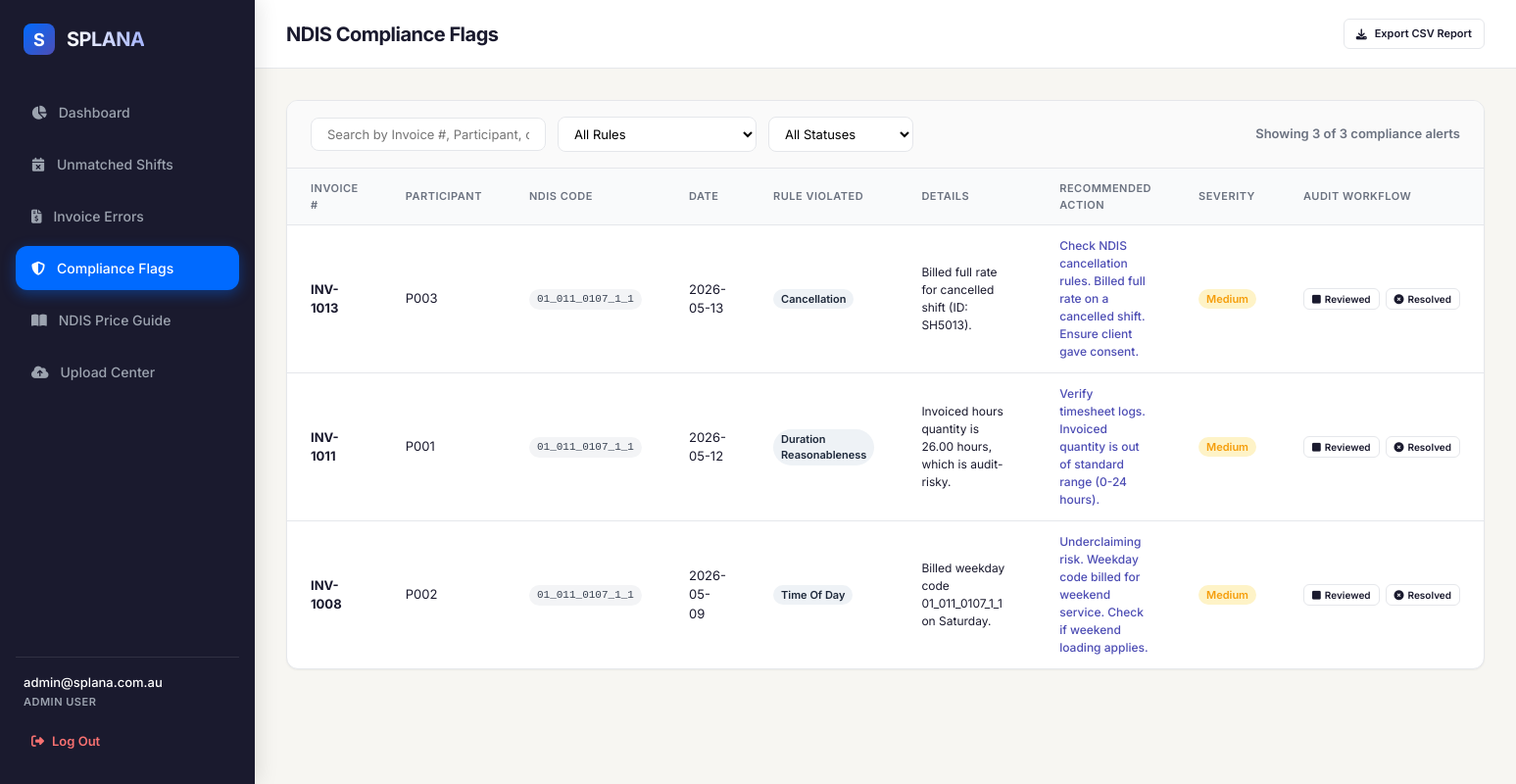
Page /compliance-flags (signed in) on the committed database.
### tables this page shows
CREATE TABLE compliance_flags (
        flag_id INTEGER PRIMARY KEY AUTOINCREMENT,
        invoice_id INTEGER,
        invoice_number TEXT,
        rule_violated TEXT, -- 'rate_limit', 'duration_reasonableness', 'time_of_day', 'cancellation'
        severity TEXT, -- 'low', 'medium', 'high'
        recommended_action TEXT,
        details TEXT,
        reviewed INTEGER DEFAULT 0, -- 0 or 1
        resolved INTEGER DEFAULT 0, -- 0 or 1
        FOREIGN KEY(invoice_id) REFERENCES invoices(invoice_id)
    );

CREATE TABLE invoices (
        invoice_id INTEGER PRIMARY KEY AUTOINCREMENT,
        invoice_number TEXT NOT NULL,
        line_date TEXT NOT NULL,
        participant_reference TEXT NOT NULL,
        support_item_code TEXT NOT NULL,
        description TEXT,
        quantity REAL,
        unit_amount REAL,
        line_total REAL,
        payment_status TEXT,
        uploaded_at TIMESTAMP DEFAULT CURRENT_TIMESTAMP
    );

### app.py (the view)
@app.route('/compliance-flags')
@login_required
def compliance_flags():
    conn = get_db()
    cursor = conn.cursor()
    cursor.execute("""
        SELECT
            f.flag_id,
            f.invoice_number,
            f.rule_violated,
            f.severity,
            f.recommended_action,
            f.details,
            f.reviewed,
            f.resolved,
            i.participant_reference,
            i.support_item_code,
            i.line_date,
            i.quantity,
            i.unit_amount
        FROM compliance_flags f
        JOIN invoices i ON f.invoice_id = i.invoice_id
        ORDER BY f.severity DESC, f.flag_id DESC
    """)
    results = cursor.fetchall()
    conn.close()
    return render_template('compliance_flags.html', user=get_current_user(), results=results)

### app.py (called while the page is built)
def is_logged_in():
    return 'user_id' in session

def get_current_user():
    if not is_logged_in():
        return None
    return {
        "user_id": session.get("user_id"),
        "email": session.get("email"),
        "role": session.get("role")
    }

def login_required(f):
    from functools import wraps
    @wraps(f)
    def decorated_function(*args, **kwargs):
        if not is_logged_in():
            flash("Please log in to access this page.", "error")
            return redirect(url_for('login'))
        return f(*args, **kwargs)
    return decorated_function

### database.py (called while the page is built)
def get_db():
    conn = sqlite3.connect(DB_NAME)
    conn.row_factory = sqlite3.Row
    return conn

### templates/compliance_flags.html (shortened to what this page needs)
{% extends 'base.html' %}
{% block page_header %}NDIS Compliance Flags{% endblock %}
{% block content %}
<div class="data-table-container">
    <div class="table-filter-bar">
        <div class="filter-group">
            <input type="text" id="searchInput" class="search-input" placeholder="Search by Invoice #, Participant, or Details..." onkeyup="filterTable()">
            <select id="ruleFilter" class="filter-select" onchange="filterTable()">
                <option value="">All Rules</option>
            </select>
            <select id="statusFilter" class="filter-select" onchange="filterTable()">
                <option value="">All Statuses</option>
            </select>
        </div>
        <div style="font-size: 13px; font-weight: 600; color: var(--text-muted);">
            Showing <span id="filteredCount">0</span> of {{ results|length }} compliance alerts
        </div>
    </div>
    <table class="high-density-table" id="complianceTable">
        <thead>
            <tr>
                <th>Invoice #</th>
                <th>Participant</th>
                <th>NDIS Code</th>
                <th>Date</th>
                <th>Rule Violated</th>
                <th style="width: 30%;">Details</th>
                <th>Recommended Action</th>
                <th>Severity</th>
                <th style="width: 15%;">Audit Workflow</th>
            </tr>
        </thead>
        <tbody>
            {% for row in results %}
            <tr data-rule="{{ row.rule_violated|lower }}"
                data-resolved="{{ row.resolved }}"
                data-reviewed="{{ row.reviewed }}"
                style="background-color: {% if row.resolved == 1 %}#F0FDF4{% elif row.reviewed == 1 %}#EFF6FF{% else %}none{% endif %};">
                <td><strong>{{ row.invoice_number }}</strong></td>
                <td>{{ row.participant_reference }}</td>
                <td><span class="badge" style="font-family: monospace; background-color: #F3F4F6; color: #374151; font-weight: 500;">{{ row.support_item_code }}</span></td>
                <td>{{ row.line_date }}</td>
                <td>
                    <span class="badge severity-low" style="background-color: #EEF2F6; color: #1E293B;">
                        {{ row.rule_violated|replace('_', ' ') }}
                    </span>
                </td>
                <td style="font-size: 12px;">{{ row.details }}</td>
                <td style="font-size: 12px; font-weight: 500; color: var(--accent);">{{ row.recommended_action }}</td>
                <td>
                    <span class="badge severity-{{ row.severity|lower }}">
                        {{ row.severity }}
                    </span>
                </td>
                <td>
                    <div style="display: flex; gap: 6px;">
                        <button class="btn btn-secondary btn-small {% if row.reviewed == 1 %}btn-success{% endif %}"
                                style="padding: 4px 8px; font-size: 10px; display: inline-flex; align-items: center; gap: 4px;"
                                onclick="toggleStatus(this, {{ row.flag_id }}, 'reviewed')"
                                {% if user.role == 'readonly' %}disabled title="Read-only user cannot update audit status"{% endif %}>
                            <i class="fa-solid {% if row.reviewed == 1 %}fa-square-check{% else %}fa-square{% endif %}"></i>
                            <span>Reviewed</span>
                        </button>
                        <button class="btn btn-secondary btn-small {% if row.resolved == 1 %}btn-success{% endif %}"
                                style="padding: 4px 8px; font-size: 10px; display: inline-flex; align-items: center; gap: 4px;"
                                onclick="toggleStatus(this, {{ row.flag_id }}, 'resolved')"
                                {% if user.role == 'readonly' %}disabled title="Read-only user cannot resolve alerts"{% endif %}>
                            <i class="fa-solid {% if row.resolved == 1 %}fa-circle-check{% else %}fa-circle-xmark{% endif %}"></i>
                            <span>Resolved</span>
                        </button>
                    </div>
                </td>
            </tr>
            {% endfor %}
        </tbody>
    </table>
</div>
{% endblock %}

### static/style.css (style rules this page uses)
:root { --primary: #006AFF; --primary-hover: #0056cc; --accent: #4D4DB4; --dark: #1A1A2E; --bg-light: #F7F6F2; --white: #FFFFFF; --success: #10B981; --success-light: #D1FAE5; --warning: #F59E0B; --warning-light: #FEF3C7; --danger: #EF4444; --danger-light: #FEE2E2; --info: #3B82F6; --info-light: #DBEAFE; --border-color: #E5E7EB; --text-muted: #6B7280; --font-sans: 'Inter', -apple-system, BlinkMacSystemFont, "Segoe UI", Roboto, Arial, sans-serif; --sidebar-width: 260px; --header-height: 70px; --border-radius: 12px; --shadow-sm: 0 1px 2px 0 rgba(0, 0, 0, 0.05); --shadow-md: 0 4px 6px -1px rgba(0, 0, 0, 0.1), 0 2px 4px -1px rgba(0, 0, 0, 0.06); --shadow-lg: 0 10px 15px -3px rgba(0, 0, 0, 0.1), 0 4px 6px -2px rgba(0, 0, 0, 0.05); }
* { box-sizing: border-box; margin: 0; padding: 0; }
body { font-family: var(--font-sans); background-color: var(--bg-light); color: var(--dark); line-height: 1.5; -webkit-font-smoothing: antialiased; }
.data-table-container { background-color: var(--white); border-radius: var(--border-radius); box-shadow: var(--shadow-sm); border: 1px solid var(--border-color); overflow: hidden; margin-bottom: 24px; }
.table-filter-bar { padding: 16px 24px; border-bottom: 1px solid var(--border-color); display: flex; justify-content: space-between; align-items: center; gap: 16px; flex-wrap: wrap; background-color: #FAFAFA; }
.filter-group { display: flex; align-items: center; gap: 12px; }
.search-input { padding: 8px 16px; border: 1px solid var(--border-color); border-radius: 8px; font-size: 13px; font-family: var(--font-sans); outline: none; min-width: 240px; transition: border-color 0.2s; }
.filter-select { padding: 8px 12px; border: 1px solid var(--border-color); border-radius: 8px; font-size: 13px; font-family: var(--font-sans); outline: none; background-color: var(--white); cursor: pointer; }
.high-density-table { width: 100%; border-collapse: collapse; text-align: left; font-size: 13px; }
.high-density-table th { background-color: #F9FAFB; font-weight: 600; color: var(--text-muted); padding: 12px 24px; border-bottom: 1px solid var(--border-color); text-transform: uppercase; font-size: 11px; letter-spacing: 0.5px; }
.high-density-table td { padding: 12px 24px; border-bottom: 1px solid var(--border-color); color: var(--dark); vertical-align: middle; }
.high-density-table tbody tr:last-child td { border-bottom: none; }
.badge { display: inline-flex; align-items: center; padding: 2px 8px; border-radius: 9999px; font-size: 11px; font-weight: 600; text-transform: capitalize; }
.badge.severity-medium { background-color: var(--warning-light); color: var(--warning); }
.badge.severity-low { background-color: var(--info-light); color: var(--info); }
.btn { display: inline-flex; align-items: center; justify-content: center; gap: 8px; padding: 10px 18px; border-radius: 8px; font-size: 13px; font-weight: 600; font-family: var(--font-sans); cursor: pointer; border: none; text-decoration: none; transition: all 0.2s ease; }
.btn-secondary { background-color: var(--white); color: var(--dark); border: 1px solid var(--border-color); }
.btn-small { padding: 6px 12px; font-size: 11px; border-radius: 6px; }

### rows in the picture
compliance_flags: invoice_number "INV-1013", participant_reference "P003", support_item_code "01_011_0107_1_1", line_date "2026-05-13", rule_violated "Cancellation", details "Billed full rate for cancelled shift (ID: SH5013).", recommended_action "Check NDIS cancellation rules. Billed full rate on a cancelled shift. Ensure client gave consent.", severity "Medium", reviewed 0 (drawn), resolved 0 (drawn)
compliance_flags: invoice_number "INV-1011", participant_reference "P001", support_item_code "01_011_0107_1_1", line_date "2026-05-12", rule_violated "Duration Reasonableness", details "Invoiced hours quantity is 26.00 hours, which is audit-risky.", recommended_action "Verify timesheet logs. Invoiced quantity is out of standard range (0-24 hours).", severity "Medium", reviewed 0 (drawn), resolved 0 (drawn)
compliance_flags: invoice_number "INV-1008", participant_reference "P002", support_item_code "01_011_0107_1_1", line_date "2026-05-09", rule_violated "Time Of Day", details "Billed weekday code 01_011_0107_1_1 on Saturday.", recommended_action "Underclaiming risk. Weekday code billed for weekend service. Check if weekend loading applies.", severity "Medium", reviewed 0 (drawn), resolved 0 (drawn)

### other values in the picture
{{ user.email }} "admin@splana.com.au"
{{ user.role }} "ADMIN"
{{ results|length }} "3"
